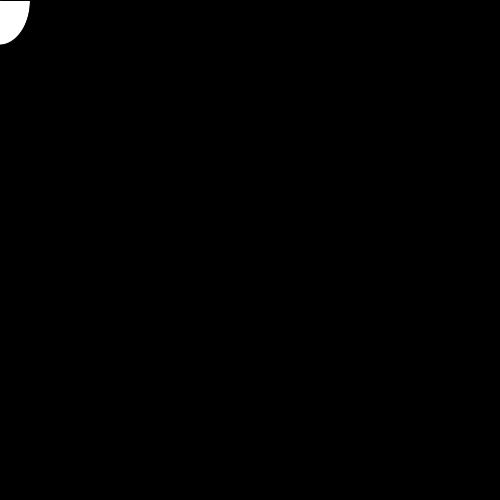
Frame 1 (no input)
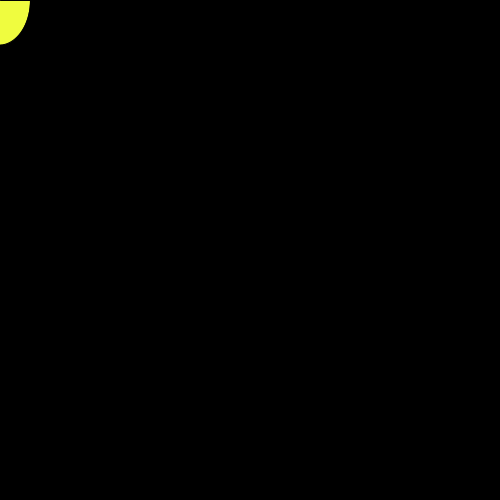
Frame 60 (the mouse pressed at the canvas centre just before this capture)
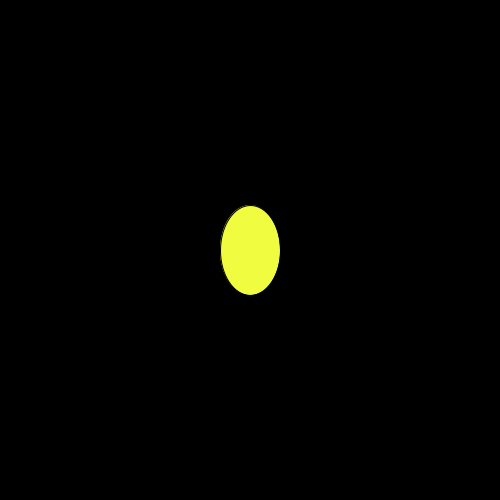
Frame 120 (the mouse held since frame 60 and released just before this capture)

The Processing sketch that drew these frames (run headless with seeded random() and noise(); from frame 60 on, the mouse is pressed at the canvas centre):

// Processing sketch: sketch_161121a
// ── sketch_161121a.pde
void setup(){
size(500,500);
}
void draw(){
    background(0,0,0);
    arc(mouseX,mouseY,60,90,0, PI+QUARTER_PI, PIE);
  if(mousePressed){
  ellipse(mouseX,mouseY,60,90);
  }else{
    fill(239,252,63);
  }
  
}
